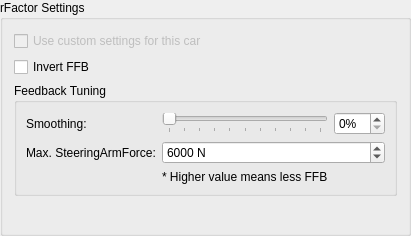
<?xml version="1.0" encoding="UTF-8"?>
<ui version="4.0">
 <class>SettingsGroupBox</class>
 <widget class="QGroupBox" name="SettingsGroupBox">
  <property name="geometry">
   <rect>
    <x>0</x>
    <y>0</y>
    <width>364</width>
    <height>236</height>
   </rect>
  </property>
  <property name="windowTitle">
   <string>GroupBox</string>
  </property>
  <property name="title">
   <string>rFactor Settings</string>
  </property>
  <layout class="QFormLayout" name="formLayout">
   <property name="fieldGrowthPolicy">
    <enum>QFormLayout::AllNonFixedFieldsGrow</enum>
   </property>
   <item row="0" column="0">
    <widget class="QCheckBox" name="checkBox">
     <property name="enabled">
      <bool>false</bool>
     </property>
     <property name="text">
      <string>Use custom settings for this car</string>
     </property>
    </widget>
   </item>
   <item row="2" column="0" colspan="2">
    <widget class="QGroupBox" name="groupBox_2">
     <property name="title">
      <string>Feedback Tuning</string>
     </property>
     <property name="flat">
      <bool>true</bool>
     </property>
     <layout class="QGridLayout" name="gridLayout_2">
      <item row="1" column="0">
       <widget class="QLabel" name="label_2">
        <property name="text">
         <string>Max. SteeringArmForce:</string>
        </property>
       </widget>
      </item>
      <item row="1" column="1" colspan="2">
       <widget class="QSpinBox" name="max_steeringArmForce">
        <property name="toolTip">
         <string>&lt;html&gt;&lt;head/&gt;&lt;body&gt;&lt;p&gt;Use different values for different cars. Watch the &amp;quot;Steering Shaft Torque&amp;quot; debug variable to find a good setting.&lt;/p&gt;&lt;p&gt;&lt;br/&gt;&lt;/p&gt;&lt;p&gt;&lt;span style=&quot; font-weight:600; text-decoration: underline;&quot;&gt;Suggestions:&lt;/span&gt;&lt;br/&gt;&lt;span style=&quot; font-weight:600;&quot;&gt;* rFactor Standard Content&lt;/span&gt;: about 3000-4000&lt;/p&gt;&lt;p&gt;&lt;span style=&quot; font-weight:600;&quot;&gt;* BlancpainSeries2012&lt;/span&gt;: about 6000-8000&lt;/p&gt;&lt;p&gt;&lt;span style=&quot; font-weight:600;&quot;&gt;* the little Formula Student car&lt;/span&gt;: about 1500-2000&lt;/p&gt;&lt;/body&gt;&lt;/html&gt;</string>
        </property>
        <property name="suffix">
         <string> N</string>
        </property>
        <property name="minimum">
         <number>1000</number>
        </property>
        <property name="maximum">
         <number>30000</number>
        </property>
        <property name="singleStep">
         <number>500</number>
        </property>
        <property name="value">
         <number>6000</number>
        </property>
       </widget>
      </item>
      <item row="0" column="0">
       <widget class="QLabel" name="label">
        <property name="text">
         <string>Smoothing:</string>
        </property>
       </widget>
      </item>
      <item row="0" column="2">
       <widget class="QSpinBox" name="smoothing_spinBox">
        <property name="suffix">
         <string>%</string>
        </property>
       </widget>
      </item>
      <item row="0" column="1">
       <widget class="QSlider" name="smoothing_slider">
        <property name="toolTip">
         <string>&lt;html&gt;&lt;head/&gt;&lt;body&gt;&lt;p&gt;Basically the same as the setting in app.ini&lt;/p&gt;&lt;p&gt;&lt;br/&gt;&lt;/p&gt;&lt;p&gt;100% = maximum Smoothing (running average over the past 200ms)&lt;/p&gt;&lt;p&gt;50% = medium Smoothing (50% of current FFB mixed in the average of the past 200ms)&lt;/p&gt;&lt;p&gt;0% = no Smoothing&lt;/p&gt;&lt;p&gt;&lt;br/&gt;&lt;/p&gt;&lt;p&gt;Helpful especially for cars that have a lot of jitter coming from the tire model. It is recommended to use the lowest value that doesn't produce an uncomfortable amount of jitter for the most direct experience.&lt;/p&gt;&lt;/body&gt;&lt;/html&gt;</string>
        </property>
        <property name="maximum">
         <number>100</number>
        </property>
        <property name="orientation">
         <enum>Qt::Horizontal</enum>
        </property>
        <property name="tickPosition">
         <enum>QSlider::TicksBelow</enum>
        </property>
        <property name="tickInterval">
         <number>10</number>
        </property>
       </widget>
      </item>
      <item row="2" column="1">
       <widget class="QLabel" name="label_3">
        <property name="text">
         <string>* Higher value means less FFB</string>
        </property>
       </widget>
      </item>
     </layout>
    </widget>
   </item>
   <item row="1" column="0">
    <widget class="QCheckBox" name="checkBox_invert">
     <property name="text">
      <string>Invert FFB</string>
     </property>
    </widget>
   </item>
  </layout>
 </widget>
 <resources/>
 <connections/>
</ui>
